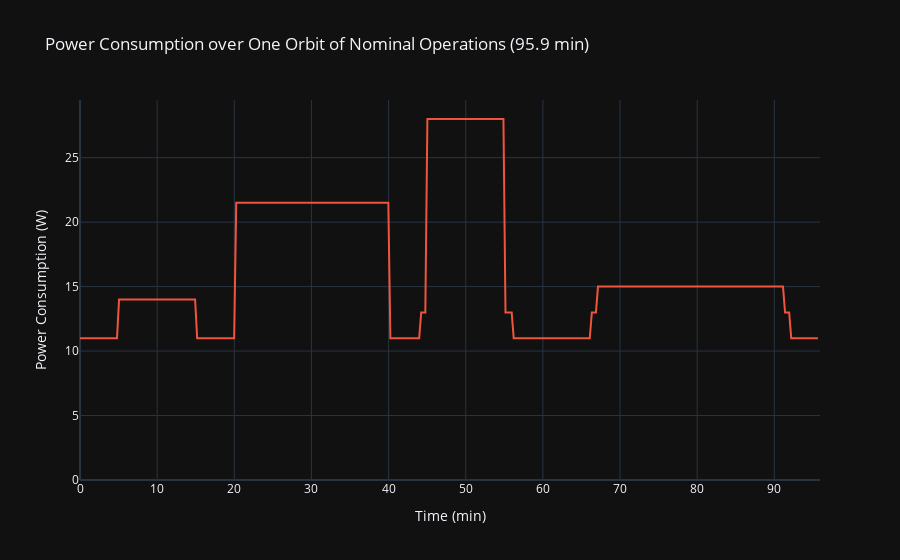

Notebook code for this chart:
### Markdown cell above
### Plot the Power Consumption Over One Orbit

### Code cell
from plotly.subplots import make_subplots

fig = make_subplots(rows=1, cols=1)
fig.layout.template = 'plotly_dark' #activate the dark theme, comment out for light theme if you want

fig.add_trace(go.Scatter(x=t, y=power_consumption, name="Power Consumption ({})".format(power_consumption.unit), line=dict(color="#EF553B"), showlegend=False), row=1, col=1)

fig.update_yaxes(title_text="Power Consumption ({})".format(power_consumption.unit), rangemode="tozero", row=1, col=1)

fig.update_xaxes(range=[0, (tau).to(u.min).value], row=1, col=1)
fig.update_xaxes(title_text="Time ({})".format(t.unit), range=[0, (tau).to(u.min).value], row=1, col=1)

fig.update_layout(title_text="Power Consumption over One Orbit of Nominal Operations ({:.1f})".format(tau.to(u.min)),
                  height=800)

fig #display figure

### Figure 1 — Plotly figure (JSON) as saved in the notebook; plotly's stock layout.template omitted (floating-point values rounded to 4 significant figures; data arrays with more than 128 entries replaced by an {"elided": "..."} marker saying what was removed)
{"data": [{"line": {"color": "#EF553B"}, "name": "Power Consumption (W)", "showlegend": false, "type": "scatter", "x": {"elided": "360 float values"}, "xaxis": "x", "y": {"elided": "360 float values"}, "yaxis": "y"}], "layout": {"autosize": true, "title": {"text": "Power Consumption over One Orbit of Nominal Operations (95.9 min)"}, "xaxis": {"anchor": "y", "domain": [0, 1], "range": [0, 95.92], "title": {"text": "Time (min)"}, "type": "linear"}, "yaxis": {"anchor": "x", "autorange": true, "domain": [0, 1], "range": [0, 29.47], "rangemode": "tozero", "title": {"text": "Power Consumption (W)"}, "type": "linear"}}}
